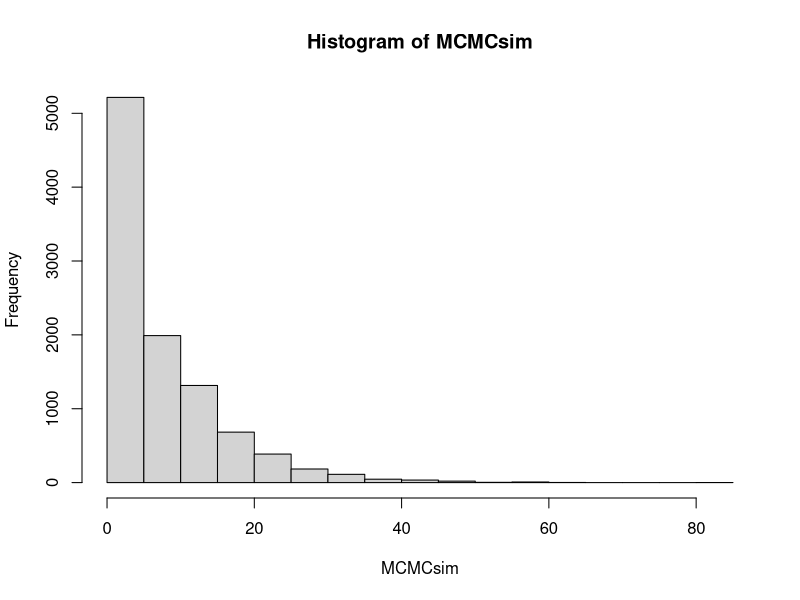
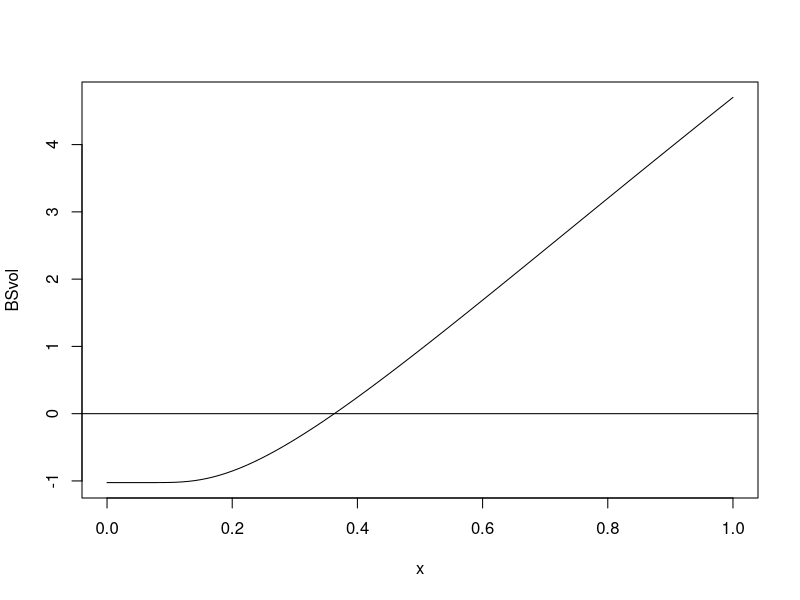
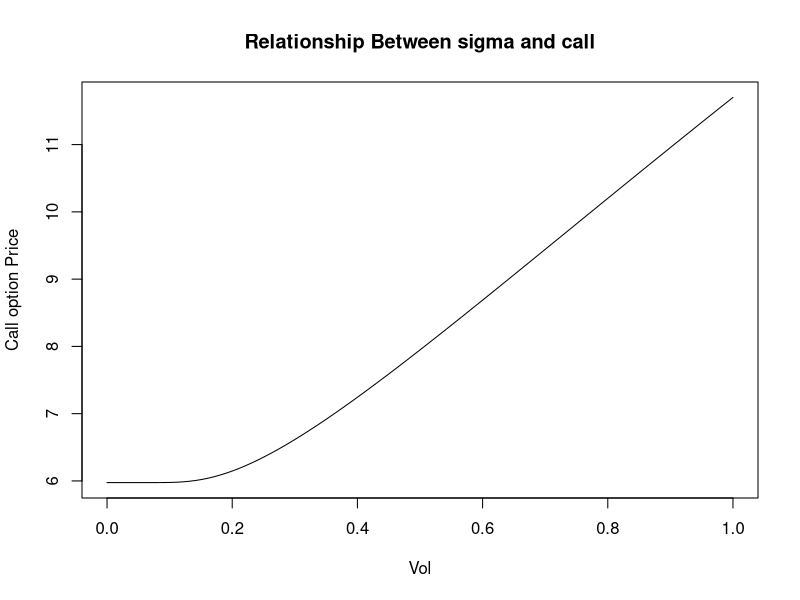
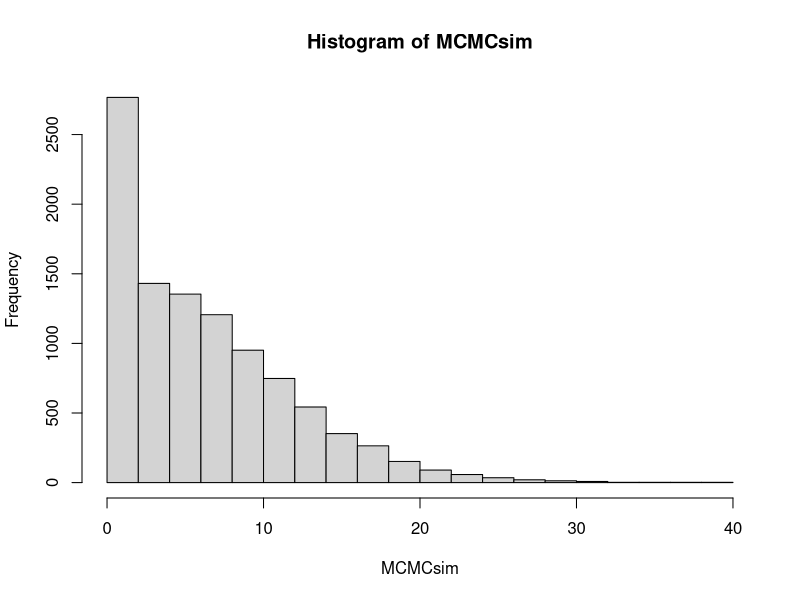

Here is the R script that generated these plots, in order:
## ---- chunk 1
#s0= initial price, k = strike, r = risk free rate
#sigma = volatiltiy, T = maturity, q = dividend rate

#closed form
BSMC <- function(s0, k, r, sigma, T, q){
  
  d1 <- (log(s0/k) + (r - q + 0.5 * sigma^2)*(T)) / (sigma*sqrt(T))
  d2 <- d1 - (sigma*sqrt(T))
  
  call <- ((s0*pnorm(d1)) - (k*exp(-r*T)*pnorm(d2)))
  call
}
BSMC(25, 20, r=0.05, 0.36306, 1, 0)

#Monte Carlo Method
mcbs <- function(s0, k, r, sigma, T, q){
  
  dt <- T/365  #daily steps
  t  <- seq(1/365, T, dt)   #At each time iteration for S(t)
  n  <- length(t)
  ST <- numeric(n)
  ST[1] <- s0
  delta <- 0
  for (i in 2:n){
    delta <- r*ST[i-1]*dt + sigma*ST[i-1]*rnorm(1, 0, sd=sqrt(dt))
    ST[i] <- ST[i-1]+delta
  }
  (max(ST[n] -k,0))*exp(-r*T)
  
}
MCMCsim <- replicate(10000,mcbs(25, 20, r=0.05, 0.36306, 1, 0))
callval <- mean(MCMCsim)
callval
hist(MCMCsim)
## ---- chunk 2
#Note: C = Price of a call option, S = spot rate of the underlying asset
newton <- function(C, S, K, T, q, r, n=100){
  tol <- 1e-7
  sig1 <- -.75   #Starting value for sigma
  sig  <- c(sig1)
  BSvol <- function(sigma) {
    nd1 <-  (log(S/K) + (r-q + 0.5*sigma^2)*T) / (sigma * sqrt(T))
    nd2 <-  (log(S/K) + (r-q - 0.5*sigma^2)*T) / (sigma * sqrt(T))
    S*exp(-q*T)*pnorm(nd1) - K*exp(-r*T)*pnorm(nd2) - C
  }
  BSvega <- function(sigma){
    nd1 <-  (log(S/K) + (r-q + 0.5*sigma^2)*T) / (sigma * sqrt(T))
    nd2 <-  (log(S/K) + (r-q - 0.5*sigma^2)*T) / (sigma * sqrt(T))
    (1 / sqrt(2*pi))*S*exp(-q*T)*sqrt(T)*exp(-(nd1^2/2))
  }
  for (i in 1:n){
    bb <- sig[i]
    sig[i+1] <- sig[i] - BSvol(sig[i]) / BSvega(sig[i])
    if (abs(sig[i+1] - sig[i]) <= tol){
      break
    }
    i <- i+1
  }
  plot(BSvol) 
  abline(h=0)
sig
}
newton(7, 25, 20, 1, 0, 0.05, n=100)

## ---- chunk 3
BSMC <- function(sigma){
  s0 <- 25
  k <- 20
  r <- 0.05
  T<-1
  q<-0
  d1 <- (log(s0/k) + (r - q + 0.5 * sigma^2)*(T)) / (sigma*sqrt(T))
  d2 <- d1 - (sigma*sqrt(T))
  
  call <- ((s0*pnorm(d1)) - (k*exp(-r*T)*pnorm(d2)))
  call
}
curve(BSMC, from = 0, to = 1, n=100, main = "Relationship Between sigma and call", xlab = "Vol", ylab = "Call option Price")


## ---- chunk 4
mcbs <- function(s0, k, r, T, q){
  sigma <- c(0.3603)
  dt <- T/365  #daily steps
  t  <- seq(1/365, T, dt)   #At each time iteration for S(t)
  n  <- length(t)
  ST <- numeric(n)
  ST[1] <- s0
  delta <- 0
  for (i in 2:n){
    delta <- r*ST[i-1]*dt + sigma[i-1]*ST[i-1]*rnorm(1, 0, sd=sqrt(dt))
    sigma[i] <- sigma[i-1] - dt*sigma[i-1]
    ST[i] <- ST[i-1]+delta
  }
  (max(ST[n] -k,0))*exp(-r*T)
  
}
MCMCsim <- replicate(10000,mcbs(25, 20, r=0.05, 1, 0))
callval <- mean(MCMCsim)
callval
hist(MCMCsim)
